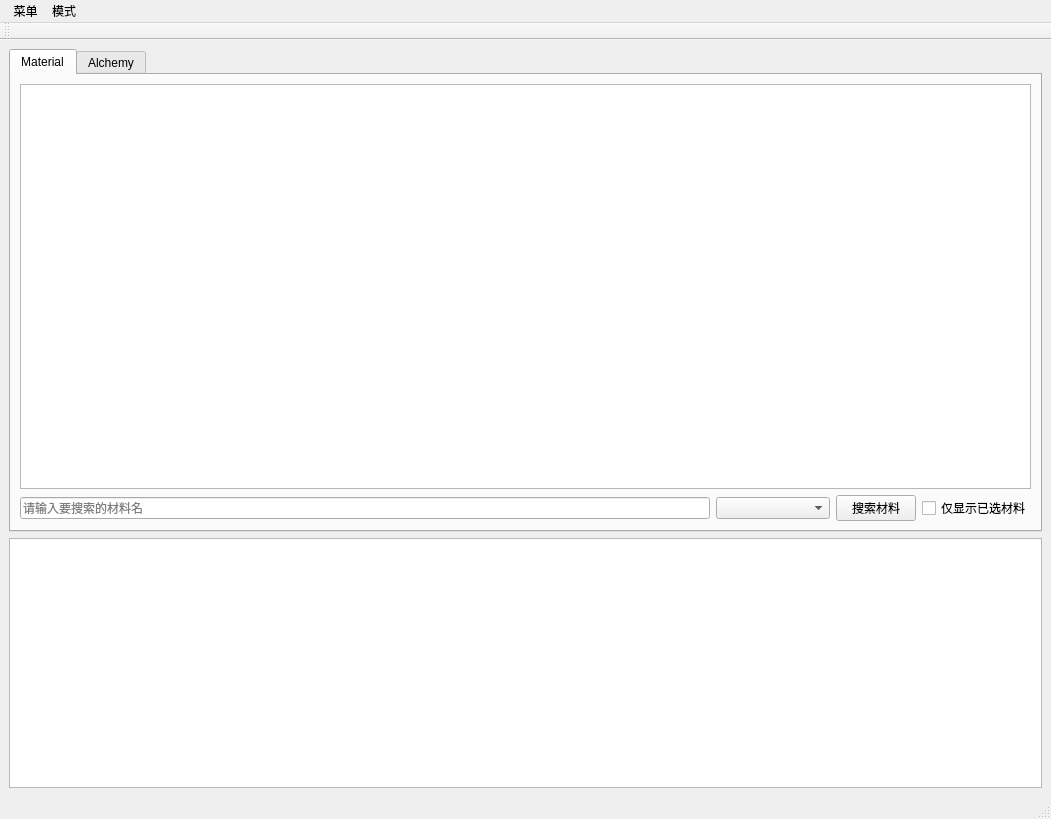
<?xml version="1.0" encoding="UTF-8"?>
<ui version="4.0">
 <class>SkyrimAlchemy</class>
 <widget class="QMainWindow" name="SkyrimAlchemy">
  <property name="geometry">
   <rect>
    <x>0</x>
    <y>0</y>
    <width>1051</width>
    <height>819</height>
   </rect>
  </property>
  <property name="windowTitle">
   <string>SkyrimAlchemy</string>
  </property>
  <property name="windowIcon">
   <iconset resource="../resources/resources.qrc">
    <normaloff>:/img/skyrimalchemy.ico</normaloff>:/img/skyrimalchemy.ico</iconset>
  </property>
  <widget class="QWidget" name="centralWidget">
   <layout class="QVBoxLayout" name="verticalLayout_2">
    <item>
     <widget class="QTabWidget" name="tabAlchemy">
      <property name="styleSheet">
       <string notr="true"/>
      </property>
      <property name="currentIndex">
       <number>0</number>
      </property>
      <widget class="QWidget" name="tabMaterial">
       <attribute name="title">
        <string>Material</string>
       </attribute>
       <layout class="QGridLayout" name="gridLayout">
        <item row="0" column="0" colspan="4">
         <widget class="QTableView" name="tableAllMaterial">
          <property name="editTriggers">
           <set>QAbstractItemView::NoEditTriggers</set>
          </property>
          <property name="sortingEnabled">
           <bool>true</bool>
          </property>
          <attribute name="horizontalHeaderCascadingSectionResizes">
           <bool>true</bool>
          </attribute>
         </widget>
        </item>
        <item row="1" column="0">
         <widget class="QLineEdit" name="materialNameSearchEdit">
          <property name="placeholderText">
           <string>请输入要搜索的材料名</string>
          </property>
         </widget>
        </item>
        <item row="1" column="1">
         <widget class="QComboBox" name="materialEffectSearchEdit">
          <property name="placeholderText">
           <string>需要包含的效果</string>
          </property>
         </widget>
        </item>
        <item row="1" column="2">
         <widget class="QPushButton" name="materialSearchBtn">
          <property name="text">
           <string>搜索材料</string>
          </property>
         </widget>
        </item>
        <item row="1" column="3">
         <widget class="QCheckBox" name="checkBoxSelectedMaterial">
          <property name="text">
           <string>仅显示已选材料</string>
          </property>
         </widget>
        </item>
       </layout>
      </widget>
      <widget class="QWidget" name="tabAlchemy">
       <attribute name="title">
        <string>Alchemy</string>
       </attribute>
       <layout class="QGridLayout" name="gridLayout_2">
        <item row="0" column="0" colspan="2">
         <widget class="QTableView" name="tableAlchemyResult">
          <property name="editTriggers">
           <set>QAbstractItemView::NoEditTriggers</set>
          </property>
          <property name="sortingEnabled">
           <bool>true</bool>
          </property>
         </widget>
        </item>
        <item row="1" column="0">
         <widget class="QLabel" name="labelSelectedMaterialInfo">
          <property name="sizePolicy">
           <sizepolicy hsizetype="MinimumExpanding" vsizetype="Minimum">
            <horstretch>0</horstretch>
            <verstretch>0</verstretch>
           </sizepolicy>
          </property>
          <property name="text">
           <string>TextLabel</string>
          </property>
         </widget>
        </item>
        <item row="1" column="1">
         <widget class="QPushButton" name="pushButtonContainsMaterial">
          <property name="text">
           <string>包含以下材料的配方(小于3个)</string>
          </property>
         </widget>
        </item>
       </layout>
      </widget>
     </widget>
    </item>
    <item>
     <widget class="QTableView" name="tableSelectedMaterial">
      <property name="sizePolicy">
       <sizepolicy hsizetype="MinimumExpanding" vsizetype="MinimumExpanding">
        <horstretch>0</horstretch>
        <verstretch>0</verstretch>
       </sizepolicy>
      </property>
      <property name="maximumSize">
       <size>
        <width>16777215</width>
        <height>250</height>
       </size>
      </property>
      <property name="sortingEnabled">
       <bool>true</bool>
      </property>
     </widget>
    </item>
   </layout>
  </widget>
  <widget class="QMenuBar" name="menuBar">
   <property name="geometry">
    <rect>
     <x>0</x>
     <y>0</y>
     <width>1051</width>
     <height>35</height>
    </rect>
   </property>
   <widget class="QMenu" name="menu">
    <property name="title">
     <string> 菜单</string>
    </property>
    <addaction name="actionAddAllMaterial"/>
    <addaction name="actionRemoveAllSelectedMaterial"/>
    <addaction name="separator"/>
    <addaction name="actionHelp"/>
   </widget>
   <widget class="QMenu" name="menu_2">
    <property name="title">
     <string>模式</string>
    </property>
    <addaction name="actionMaterialSearchMode"/>
   </widget>
   <addaction name="menu"/>
   <addaction name="menu_2"/>
  </widget>
  <widget class="QToolBar" name="mainToolBar">
   <attribute name="toolBarArea">
    <enum>TopToolBarArea</enum>
   </attribute>
   <attribute name="toolBarBreak">
    <bool>false</bool>
   </attribute>
  </widget>
  <widget class="QStatusBar" name="statusBar"/>
  <action name="actionAddAllMaterial">
   <property name="text">
    <string>加入所有材料</string>
   </property>
  </action>
  <action name="actionRemoveAllSelectedMaterial">
   <property name="text">
    <string>移除所有材料</string>
   </property>
  </action>
  <action name="actionHelp">
   <property name="text">
    <string>帮助</string>
   </property>
  </action>
  <action name="actionMaterialSearchMode">
   <property name="checkable">
    <bool>true</bool>
   </property>
   <property name="text">
    <string>包含材料查询模式</string>
   </property>
  </action>
 </widget>
 <resources>
  <include location="../resources/resources.qrc"/>
 </resources>
 <connections/>
</ui>
